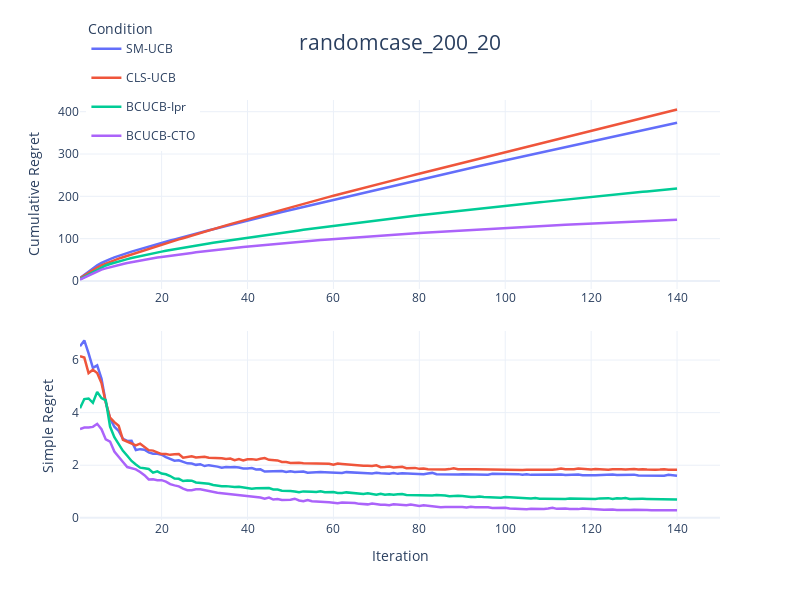

The cell this chart's notebook holds for it:
### Code cell
import pandas as pd
import plotly.graph_objects as go
import plotly.express as px
from plotly.subplots import make_subplots
import plotly.io as pio
import os
import numpy as np

text = "randomcase"

# 定义文件夹路径
data_folder = os.path.join('Data', text)

# simple_regret_files = ['200_20_smallest_pre.csv','200_20_cluster_pre.csv', '200_20_dynamic_pre.csv', '200_20_cyclic_pre.csv', '200_20_independent_pre.csv']
# cumulative_regret_files = ['200_20_smallest.csv','200_20_cluster.csv','200_20_dynamic.csv', '200_20_cyclic.csv', '200_20_independent.csv']
# curve_names = ['SM-UCB','CLS-UCB', 'BCUCB-Ipr', 'BCUCB-CTO', 'BCUCB-CTO_indep']

simple_regret_files = ['200_20_smallest_pre.csv','200_20_cluster_pre.csv', '200_20_dynamic_pre.csv', '200_20_cyclic_pre.csv']
cumulative_regret_files = ['200_20_smallest.csv','200_20_cluster.csv','200_20_dynamic.csv', '200_20_cyclic.csv']
curve_names = ['SM-UCB','CLS-UCB', 'BCUCB-Ipr', 'BCUCB-CTO']

colors = px.colors.qualitative.Plotly[:len(curve_names)] 

# 创建DataFrame存储Simple Regret和Cumulative Regret
simple_regret_data = pd.DataFrame()
cumulative_regret_data = pd.DataFrame()

# 加载Simple Regret数据（来自pre文件）
for file, name in zip(simple_regret_files, curve_names):
    file_path = os.path.join(data_folder, file)
    df = pd.read_csv(file_path, index_col='Repetition')
    
    # 计算每个step的均值（Simple Regret）
    mean_results = df.mean(axis=0)
    
    # 添加到Simple Regret DataFrame
    temp_df = pd.DataFrame({
        'Iter': range(1, 151),
        'Value': mean_results.values,
        'Condition': name
    })
    simple_regret_data = pd.concat([simple_regret_data, temp_df])

# 加载Cumulative Regret数据（来自原始文件）
for file, name in zip(cumulative_regret_files, curve_names):
    file_path = os.path.join(data_folder, file)
    df = pd.read_csv(file_path, index_col='Repetition')
    
    # 计算每个step的均值
    mean_results = df.mean(axis=0)
    
    # 计算Cumulative Regret
    cumsum_results = np.cumsum(mean_results.values)
    temp_df = pd.DataFrame({
        'Iter': range(1, 151),
        'Value': cumsum_results,
        'Condition': name
    })
    cumulative_regret_data = pd.concat([cumulative_regret_data, temp_df])

# 创建子图（2行1列，垂直排列）- 删除子图标题
fig = make_subplots(
    rows=2, cols=1,
    vertical_spacing=0.1
    # 删除了 subplot_titles 参数
)

# 第一子图：Cumulative Regret（来自原始文件）- 先画Cumulative Regret
for i, condition in enumerate(curve_names):
    cumsum_df = cumulative_regret_data[cumulative_regret_data['Condition'] == condition]
    fig.add_trace(
        go.Scatter(
            x=cumsum_df['Iter'],
            y=cumsum_df['Value'],
            name=condition,
            legendgroup=condition,
            showlegend=True,  # 在第一子图显示图例
            line=dict(color=colors[i],width=2.5),
            meta=[condition],
            hovertemplate="Iter: %{x}<br>Cumulative Regret: %{y:.4f}<br>Condition: %{meta[0]}<extra></extra>"
        ),
        row=1, col=1  # Cumulative Regret放在第一行
    )

# 第二子图：Obs-based Simple Regret（来自pre文件）
for i, condition in enumerate(curve_names):
    simple_df = simple_regret_data[simple_regret_data['Condition'] == condition]
    fig.add_trace(
        go.Scatter(
            x=simple_df['Iter'],
            y=simple_df['Value'],
            name=condition,
            legendgroup=condition,
            showlegend=False,  # 避免重复图例
            line=dict(color=colors[i],width=2.5),
            meta=[condition],
            hovertemplate="Iter: %{x}<br>Simple Regret: %{y:.4f}<br>Condition: %{meta[0]}<extra></extra>"
        ),
        row=2, col=1  # Simple Regret放在第二行
    )

# 更新布局
fig.update_layout(
    title_text=text+"_200_20",
    title_x=0.5,
    title_font=dict(size=21),
    height=600,
    width=800,
    template='plotly_white',
    legend_title_text='Condition',
    legend=dict(yanchor="top", y=1.2, xanchor="left", x=0.01)
)

# 更新Y轴和X轴标签
fig.update_yaxes(title_text="Cumulative Regret", row=1, col=1)  # 第一子图Y轴标签
fig.update_yaxes(title_text="Simple Regret", row=2, col=1)      # 第二子图Y轴标签
fig.update_xaxes(title_text="Iteration", row=2, col=1)          # 仅底部子图显示X轴标签

# 显示图形
fig.show()

# 保存为HTML文件（可选）
# pio.write_html(fig, 'combined_simple_cumulative_plot.html')
#fig.write_image(text+"_200_20", format="png", width=800, height=600, scale=3)

### Figure 1 — Plotly figure (JSON) as saved in the notebook; plotly's stock layout.template omitted (floating-point values rounded to 4 significant figures; data arrays with more than 128 entries replaced by an {"elided": "..."} marker saying what was removed)
{"data": [{"hovertemplate": "Iter: %{x}<br>Cumulative Regret: %{y:.4f}<br>Condition: %{meta[0]}<extra></extra>", "legendgroup": "SM-UCB", "line": {"color": "#636EFA", "width": 2.5}, "meta": ["SM-UCB"], "name": "SM-UCB", "showlegend": true, "type": "scatter", "x": {"elided": "150 int values"}, "xaxis": "x", "y": {"elided": "150 float values"}, "yaxis": "y"}, {"hovertemplate": "Iter: %{x}<br>Cumulative Regret: %{y:.4f}<br>Condition: %{meta[0]}<extra></extra>", "legendgroup": "CLS-UCB", "line": {"color": "#EF553B", "width": 2.5}, "meta": ["CLS-UCB"], "name": "CLS-UCB", "showlegend": true, "type": "scatter", "x": {"elided": "150 int values"}, "xaxis": "x", "y": {"elided": "150 float values"}, "yaxis": "y"}, {"hovertemplate": "Iter: %{x}<br>Cumulative Regret: %{y:.4f}<br>Condition: %{meta[0]}<extra></extra>", "legendgroup": "BCUCB-Ipr", "line": {"color": "#00CC96", "width": 2.5}, "meta": ["BCUCB-Ipr"], "name": "BCUCB-Ipr", "showlegend": true, "type": "scatter", "x": {"elided": "150 int values"}, "xaxis": "x", "y": {"elided": "150 float values"}, "yaxis": "y"}, {"hovertemplate": "Iter: %{x}<br>Cumulative Regret: %{y:.4f}<br>Condition: %{meta[0]}<extra></extra>", "legendgroup": "BCUCB-CTO", "line": {"color": "#AB63FA", "width": 2.5}, "meta": ["BCUCB-CTO"], "name": "BCUCB-CTO", "showlegend": true, "type": "scatter", "x": {"elided": "150 int values"}, "xaxis": "x", "y": {"elided": "150 float values"}, "yaxis": "y"}, {"hovertemplate": "Iter: %{x}<br>Simple Regret: %{y:.4f}<br>Condition: %{meta[0]}<extra></extra>", "legendgroup": "SM-UCB", "line": {"color": "#636EFA", "width": 2.5}, "meta": ["SM-UCB"], "name": "SM-UCB", "showlegend": false, "type": "scatter", "x": {"elided": "150 int values"}, "xaxis": "x2", "y": {"elided": "150 float values"}, "yaxis": "y2"}, {"hovertemplate": "Iter: %{x}<br>Simple Regret: %{y:.4f}<br>Condition: %{meta[0]}<extra></extra>", "legendgroup": "CLS-UCB", "line": {"color": "#EF553B", "width": 2.5}, "meta": ["CLS-UCB"], "name": "CLS-UCB", "showlegend": false, "type": "scatter", "x": {"elided": "150 int values"}, "xaxis": "x2", "y": {"elided": "150 float values"}, "yaxis": "y2"}, {"hovertemplate": "Iter: %{x}<br>Simple Regret: %{y:.4f}<br>Condition: %{meta[0]}<extra></extra>", "legendgroup": "BCUCB-Ipr", "line": {"color": "#00CC96", "width": 2.5}, "meta": ["BCUCB-Ipr"], "name": "BCUCB-Ipr", "showlegend": false, "type": "scatter", "x": {"elided": "150 int values"}, "xaxis": "x2", "y": {"elided": "150 float values"}, "yaxis": "y2"}, {"hovertemplate": "Iter: %{x}<br>Simple Regret: %{y:.4f}<br>Condition: %{meta[0]}<extra></extra>", "legendgroup": "BCUCB-CTO", "line": {"color": "#AB63FA", "width": 2.5}, "meta": ["BCUCB-CTO"], "name": "BCUCB-CTO", "showlegend": false, "type": "scatter", "x": {"elided": "150 int values"}, "xaxis": "x2", "y": {"elided": "150 float values"}, "yaxis": "y2"}], "layout": {"height": 600, "legend": {"title": {"text": "Condition"}, "x": 0.01, "xanchor": "left", "y": 1.2, "yanchor": "top"}, "title": {"font": {"size": 21}, "text": "randomcase_200_20", "x": 0.5}, "width": 800, "xaxis": {"anchor": "y", "domain": [0, 1]}, "xaxis2": {"anchor": "y2", "domain": [0, 1], "title": {"text": "Iteration"}}, "yaxis": {"anchor": "x", "domain": [0.55, 1], "title": {"text": "Cumulative Regret"}}, "yaxis2": {"anchor": "x2", "domain": [0, 0.45], "title": {"text": "Simple Regret"}}}}
